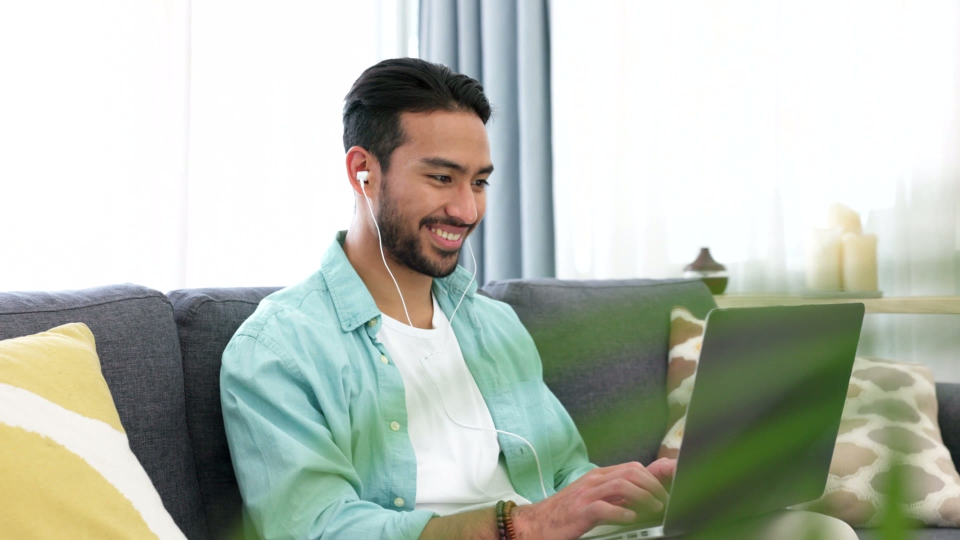
#> input picture .claude/skills/brook-dp/references/shosho-standin-yuriarcurs.jpg, 1920 x 1080 px (shown at 1/2 size)
$ python -i thumbnail_background_plate.py   (imports and definitions only)
#> lines starting #> are read from the running program, lines starting #| are printed output that depends on the picture
#> further down, picture is the input picture: PIL image 1920x1080 RGB; mean R, G, B 185.1, 191.1, 180.8
"""Background plate preview for staged thumbnail production.

This stage runs after typography and before visual assets/final render. It
creates a deterministic scene plate from the thumbnail brief, then overlays the
already-approved person placement and headline type so background readability
can be reviewed without introducing asset cards or a full AI render.
"""

from __future__ import annotations

from dataclasses import dataclass
from pathlib import Path
from typing import Any, Mapping

from shared.thumbnail_typography_preview import draw_person_and_typography

_CANVAS = (1280, 720)


@dataclass(frozen=True)
class BackgroundPlatePreview:
    out_png: Path
    canvas_size: tuple[int, int]
    background_spec: dict[str, Any]
    typography_spec: dict[str, Any]

    # [318 lines left out: functions to_dict, render_background_plate_preview, build_background_plate_spec, _draw_scene_plate, _draw_aroll_background, _draw_warm_study and 8 more, not called in this run]


def _has_usable_transparent_rgb(source: Any) -> bool:
    small = source.resize((96, 96))
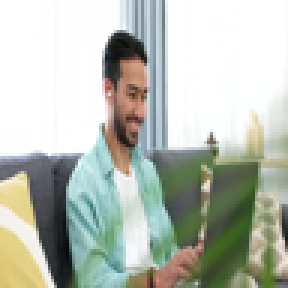
#> small: PIL image 96x96 RGB (shown 3 times larger); mean R, G, B 185.1, 191.1, 180.8
    raw = small.tobytes()
    pixels = [
        (raw[idx], raw[idx + 1], raw[idx + 2], raw[idx + 3])
        for idx in range(0, len(raw), 4)
        if raw[idx + 3] < 30
    ]
#> pixels = 89 items, first 6: (40, 41, 24, 28), (27, 15, 19, 18), (15, 16, 15, 22), (61, 60, 64, 29), (33, 31, 24, 29), (24, 21, 26, 23)
    if len(pixels) < 900:
        return False
    sample = pixels[:: max(1, len(pixels) // 900)]
    channels = list(zip(*[(r, g, b) for r, g, b, _a in sample], strict=False))
    means = [sum(channel) / len(channel) for channel in channels]
    variances = [
        sum((value - mean) ** 2 for value in channel) / len(channel)
        for channel, mean in zip(channels, means, strict=False)
    ]
    avg_mean = sum(means) / 3
    avg_std = (sum(variances) / 3) ** 0.5
    return avg_mean > 18 and avg_std > 8


def _has_usable_source_rgb(source: Any) -> bool:
    if _has_usable_transparent_rgb(source):
        return True
    if source.width < 1000 or source.height < 900:
        return False
    small = source.convert("RGB").resize((96, 96))
    raw = small.tobytes()
    channels = [raw[offset::3] for offset in range(3)]
#> channels = 3 items
    means = [sum(channel) / len(channel) for channel in channels]
#> means = [185.1, 191.1, 180.8]
    variances = [
        sum((value - mean) ** 2 for value in channel) / len(channel)
        for channel, mean in zip(channels, means, strict=False)
    ]
#> variances = [5257.1, 4662.3, 5929.2]
    avg_mean = sum(means) / 3
#> avg_mean = 185.6
    avg_std = (sum(variances) / 3) ** 0.5
#> avg_std = 72.68
    return avg_mean > 28 and avg_std > 18


# [130 lines left out: functions _cover_resize, _warm_book_color, _choose_style, _palette_for_style, _brief_text, _raw_box and 3 more, not called in this run]


def _dict_box(box: tuple[int, int, int, int]) -> dict[str, int]:
    x0, y0, x1, y1 = box
    return {"x": x0, "y": y0, "w": x1 - x0, "h": y1 - y0}


# [4 lines left out: function _get, not called in this run]

>>> from PIL import Image
>>> picture = Image.open('../.claude/skills/brook-dp/references/shosho-standin-yuriarcurs.jpg')
>>> result = _has_usable_source_rgb(picture)
#> result = True
